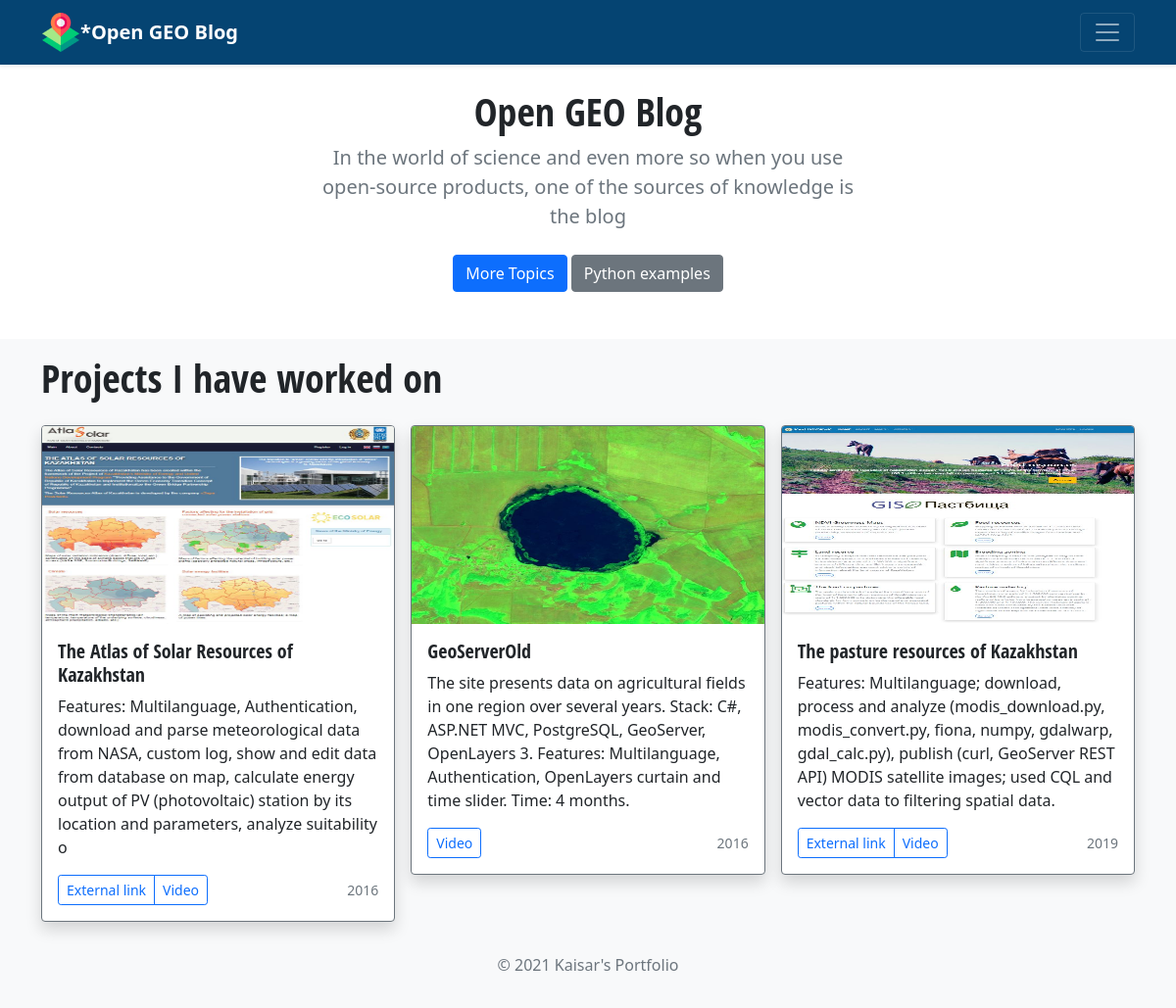
The page / on the database its author committed.
### portfolio/models.py (models this page shows, shortened)
class Project(models.Model):
    title = models.CharField(max_length=100)
    description = models.CharField(max_length=250)
    image = models.ImageField(upload_to='portfolio/images/')
    url = models.URLField(blank=True)
    release_date = models.IntegerField()
    url_iframe = models.URLField(blank=True)

### portfolio/views.py (the view)
# urls.py: 2. Add a URL to urlpatterns:  path('', views.home, name='home')
def home(request):
    projects = Project.objects.all()
    return render(request, 'portfolio/home.html', {'projects': projects})

### portfolio/templates/portfolio/home.html
{% extends 'portfolio/base.html' %}
{% block content %}
{% load static %}
<main>
  <section class="py-3 text-center container">
    <div class="row py-lg-2">
      <div class="col-lg-6 col-md-8 mx-auto">
        <h1 class="fw-light">Open GEO Blog</h1>
        <p class="lead text-muted">In the world of science and even more so when you use open-source products, one of
          the sources of knowledge is the blog</p>
        <p>
          <a href="{% url 'blog:all_blogs' %}" class="btn btn-primary my-2">More Topics</a>
          <a href="https://github.com/KaisarAyupov" class="btn btn-secondary my-2">Python examples</a>
        </p>
      </div>
    </div>
  </section>
  <div class="album py-3 bg-light">
    <div class="container">
      <h2 class="blog-post-title mb-4"><span class="fw-bold">Projects</span> I have worked on</h2>
      <div class="row row-cols-1 row-cols-sm-2 row-cols-md-3 g-3">
        {% for project in projects %}
        <div class="col">
          <div class="card shadow border-secondary">
            <div class="ratio ratio-16x9">
              <img src="{{ project.image.url }}" class="card-img-top" alt="...">
            </div>
            <div class="card-body">
              <h5 class="card-title">{{ project.title }}</h5>
              <p class="card-text">{{ project.description }}</p>
              <div class="d-flex justify-content-between align-items-center">
                <div class="btn-group">
                  {% if project.url%}
                  <a class="btn btn-sm btn-outline-primary" href="{{project.url}}">External link</a>
                  {% endif %}
                  {% if project.url_iframe%}
                  <a class="btn btn-sm btn-outline-primary" href="{{project.url_iframe}}">Video</a>
                  {% endif %}
                </div>
                <small class="text-muted">{{ project.release_date }}</small>
              </div>
            </div>
          </div>
        </div>
        {% endfor %}
      </div>
    </div>
  </div>
</main>
{% endblock %}

### portfolio/templates/portfolio/base.html (shortened to what this page needs)
<!doctype html>
{% load static %}
<html lang="en">
<head>
  <link rel="stylesheet" href="{% static 'portfolio/custom.css' %}">
  <link href="https://cdn.jsdelivr.net/npm/bootstrap@5.0.0-beta1/dist/css/bootstrap.min.css" rel="stylesheet"
>
</head>
<body>
  <header>
    <div class="navbar navbar-dark shadow-sm" style="background-color: #054472;">
      <div class="container">
        <a href="{% url 'home' %}" class="navbar-brand d-flex align-items-center">
          <img src="{% static 'portfolio/logo.png' %}" alt="" width="40" class="d-inline-block align-top">
          <strong> *Open GEO Blog</strong>
        </a>
        <button class="navbar-toggler" type="button" data-bs-toggle="collapse" data-bs-target="#navbarHeader"
          aria-controls="navbarHeader" aria-expanded="false" aria-label="Toggle navigation">
          <span class="navbar-toggler-icon"></span>
        </button>
      </div>
    </div>
  </header>
  {% block content %}
  {% endblock %}
  <footer class="footer mt-auto py-3 bg-light">
    <div class="container">
      <p class="text-muted text-center">&copy; 2021 Kaisar's Portfolio</p>
    </div>
  </footer>
</body>
</html>

### portfolio/static/portfolio/custom.css (style rules this page uses)
h1, h2, h3, h4, h5, h6 { font-family: 'Barlow Condensed', sans-serif; font-family: 'Open Sans Condensed', sans-serif; }
.blog-post-title { font-size: 2.5rem; }

### rows shown on the page
Project: image (picture), title "The Atlas of Solar Resources of Kazakhstan", description "Features: Multilanguage, Authentication, download and parse meteorological data from NASA, custom log, show and edit data from database on map, calculate energy output of PV (photovoltaic) station by its location and parameters, analyze suitability o", release_date "2016"
Project: image (picture), title "GeoServerOld", description "The site presents data on agricultural fields in one region over several years. Stack: C#, ASP.NET MVC, PostgreSQL, GeoServer, OpenLayers 3. Features: Multilanguage, Authentication, OpenLayers curtain and time slider. Time: 4 months.", release_date "2016"
Project: image (picture), title "The pasture resources of Kazakhstan", description "Features: Multilanguage; download, process and analyze (modis_download.py, modis_convert.py, fiona, numpy, gdalwarp, gdal_calc.py), publish (curl, GeoServer REST API) MODIS satellite images; used CQL and vector data to filtering spatial data.", release_date "2019"
